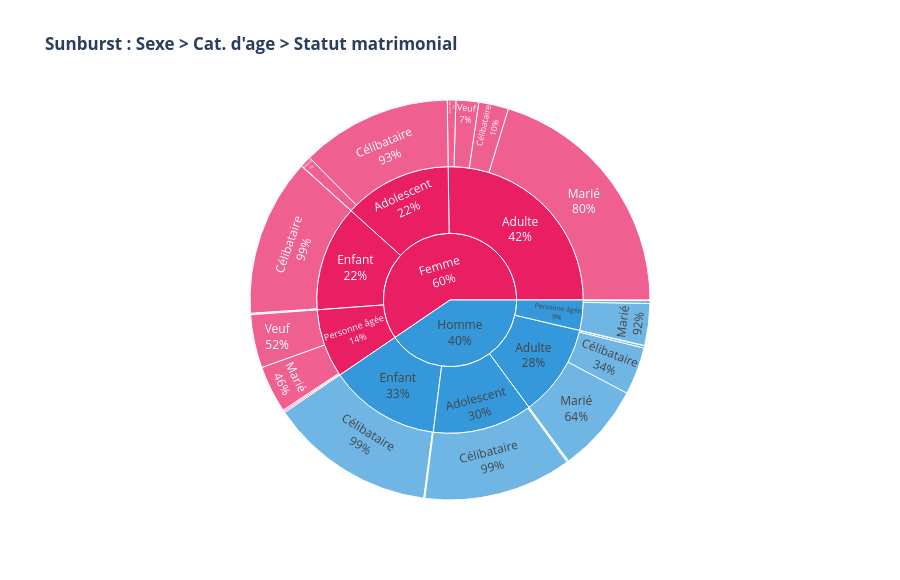

Write notebook code for a chart like this one.
### Code cell
# -- Plot 3.5 : Sunburst Sexe -> Categorie age -> Statut --
# Le sunburst permet de visualiser 3 niveaux hierarchiques simultanement.
# Lecture : chaque secteur represente une sous-population.

fig_sun = px.sunburst(
    df, path=['Sexe','Categorie_age','Statut_matrimonial'],
    title='<b>Sunburst : Sexe > Cat. d\'age > Statut matrimonial</b>',
    color='Sexe',
    color_discrete_map={'Homme':'#3498DB','Femme':'#E91E63'},
    template='plotly_white', height=580
)
fig_sun.update_traces(
    textinfo='label+percent parent',
    hovertemplate='<b>%{label}</b><br>n=%{value}<br>%{percentParent:.1%} du parent<extra></extra>'
)
fig_sun.show()

### Figure 1 — Plotly figure (JSON) as saved in the notebook; plotly's stock layout.template omitted (floating-point values rounded to 4 significant figures)
{"data": [{"branchvalues": "total", "customdata": [["Femme"], ["Femme"], ["Femme"], ["Femme"], ["Femme"], ["Femme"], ["Femme"], ["Femme"], ["Femme"], ["Femme"], ["Femme"], ["Femme"], ["Femme"], ["Femme"], ["Femme"], ["Femme"], ["Femme"], ["Femme"], ["Femme"], ["Homme"], ["Homme"], ["Homme"], ["Homme"], ["Homme"], ["Homme"], ["Homme"], ["Homme"], ["Homme"], ["Homme"], ["Homme"], ["Homme"], ["Homme"], ["Homme"], ["Homme"], ["Homme"], ["Homme"], ["Homme"]], "domain": {"x": [0, 1], "y": [0, 1]}, "hovertemplate": "<b>%{label}</b><br>n=%{value}<br>%{percentParent:.1%} du parent<extra></extra>", "ids": ["Femme/Adolescent/Marié", "Femme/Enfant", "Femme/Adulte", "Femme/Personne âgée", "Femme/Adolescent", "Femme/Adolescent/Divorcé(e)", "Femme/Enfant/Veuf", "Femme", "Femme/Enfant/Marié", "Femme/Personne âgée/Célibataire", "Femme/Adulte/Divorcé(e)", "Femme/Personne âgée/Divorcé(e)", "Femme/Personne âgée/Marié", "Femme/Personne âgée/Veuf", "Femme/Adulte/Veuf", "Femme/Enfant/Célibataire", "Femme/Adulte/Marié", "Femme/Adulte/Célibataire", "Femme/Adolescent/Célibataire", "Homme/Adulte/Célibataire", "Homme/Personne âgée", "Homme/Adulte", "Homme/Adolescent", "Homme/Enfant/Célibataire", "Homme/Enfant", "Homme/Personne âgée/Célibataire", "Homme/Adolescent/Célibataire", "Homme/Adolescent/Veuf", "Homme/Enfant/Veuf", "Homme/Enfant/Marié", "Homme/Adulte/Veuf", "Homme/Adolescent/Marié", "Homme/Personne âgée/Veuf", "Homme/Adulte/Marié", "Homme/Adulte/Divorcé(e)", "Homme/Personne âgée/Marié", "Homme"], "labels": ["Marié", "Enfant", "Adulte", "Personne âgée", "Adolescent", "Divorcé(e)", "Veuf", "Femme", "Marié", "Célibataire", "Divorcé(e)", "Divorcé(e)", "Marié", "Veuf", "Veuf", "Célibataire", "Marié", "Célibataire", "Célibataire", "Célibataire", "Personne âgée", "Adulte", "Adolescent", "Célibataire", "Enfant", "Célibataire", "Célibataire", "Veuf", "Veuf", "Marié", "Veuf", "Marié", "Veuf", "Marié", "Divorcé(e)", "Marié", "Homme"], "marker": {"colors": ["#E91E63", "#E91E63", "#E91E63", "#E91E63", "#E91E63", "#E91E63", "#E91E63", "#E91E63", "#E91E63", "#E91E63", "#E91E63", "#E91E63", "#E91E63", "#E91E63", "#E91E63", "#E91E63", "#E91E63", "#E91E63", "#E91E63", "#3498DB", "#3498DB", "#3498DB", "#3498DB", "#3498DB", "#3498DB", "#3498DB", "#3498DB", "#3498DB", "#3498DB", "#3498DB", "#3498DB", "#3498DB", "#3498DB", "#3498DB", "#3498DB", "#3498DB", "#3498DB"]}, "name": "", "parents": ["Femme/Adolescent", "Femme", "Femme", "Femme", "Femme", "Femme/Adolescent", "Femme/Enfant", "", "Femme/Enfant", "Femme/Personne âgée", "Femme/Adulte", "Femme/Personne âgée", "Femme/Personne âgée", "Femme/Personne âgée", "Femme/Adulte", "Femme/Enfant", "Femme/Adulte", "Femme/Adulte", "Femme/Adolescent", "Homme/Adulte", "Homme", "Homme", "Homme", "Homme/Enfant", "Homme", "Homme/Personne âgée", "Homme/Adolescent", "Homme/Adolescent", "Homme/Enfant", "Homme/Enfant", "Homme/Adulte", "Homme/Adolescent", "Homme/Personne âgée", "Homme/Adulte", "Homme/Adulte", "Homme/Personne âgée", ""], "textinfo": "label+percent parent", "type": "sunburst", "values": [39, 555, 1089, 360, 566, 1, 1, 2570, 4, 5, 30, 5, 164, 186, 79, 550, 876, 104, 526, 166, 158, 485, 523, 578, 582, 2, 516, 3, 2, 2, 1, 4, 10, 310, 8, 146, 1748]}], "layout": {"height": 580, "legend": {"tracegroupgap": 0}, "title": {"text": "<b>Sunburst : Sexe > Cat. d'age > Statut matrimonial</b>"}}}
